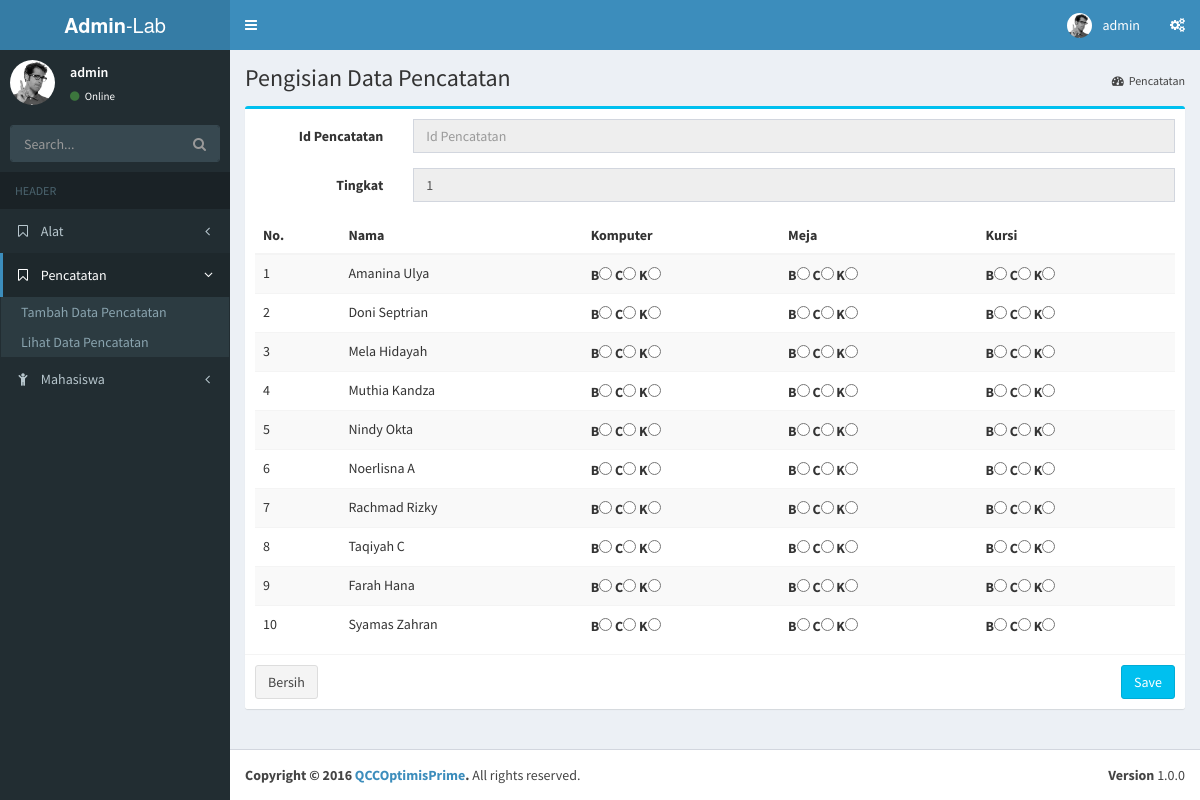
The page /production/detailpencatatan.php?tk=1 (signed in) on the database its author committed.
### tables this page shows
CREATE TABLE IF NOT EXISTS `alat` (
  `idalat` varchar(10) NOT NULL,
  `nama` varchar(50) NOT NULL
);

CREATE TABLE IF NOT EXISTS `mahasiswa` (
  `idmahasiswa` varchar(10) NOT NULL,
  `namamhs` varchar(50) NOT NULL,
  `jeniskelamin` varchar(20) NOT NULL,
  `notelp` varchar(15) NOT NULL,
  `email` varchar(50) NOT NULL,
  `alamat` varchar(100) NOT NULL,
  `tingkat` int(11) DEFAULT NULL
);

### production/detailpencatatan.php (the view, shortened to what this page needs)
<!DOCTYPE html>
<html>
<head>
  <link rel="stylesheet" href="../bower_components/bootstrap/dist/css/bootstrap.min.css">
  <link rel="stylesheet" href="../bower_components/font-awesome/css/font-awesome.min.css">
  <link rel="stylesheet" href="../bower_components/Ionicons/css/ionicons.min.css">
  <link rel="stylesheet" href="../dist/css/AdminLTE.min.css">
  <link rel="stylesheet" href="../dist/css/skins/skin-blue.min.css">
</head>
<body class="hold-transition skin-blue layout-boxed sidebar-mini">
<div class="wrapper">
  <header class="main-header">
    <a href="home.php" class="logo">
      <span class="logo-lg"><b>Admin</b>-Lab</span>
    </a>
    <nav class="navbar navbar-static-top" role="navigation">
      <a href="#" class="sidebar-toggle" data-toggle="push-menu" role="button">
      </a>
      <div class="navbar-custom-menu">
        <ul class="nav navbar-nav">
          <li class="dropdown user user-menu">
            <a href="#" class="dropdown-toggle" data-toggle="dropdown">
              <img src="../dist/img/user2-160x160.jpg" class="user-image" alt="User Image">
              <span class="hidden-xs"><?php echo $_SESSION['nama']; ?></span>
            </a>
          </li>
          <li>
            <a href="#" data-toggle="control-sidebar"><i class="fa fa-gears"></i></a>
          </li>
        </ul>
      </div>
    </nav>
  </header>
  <aside class="main-sidebar">
    <section class="sidebar">
      <div class="user-panel">
        <div class="pull-left image">
          <img src="../dist/img/user2-160x160.jpg" class="img-circle" alt="User Image">
        </div>
        <div class="pull-left info">
          <p><?php echo $_SESSION['nama']; ?></p>
          <a href="#"><i class="fa fa-circle text-success"></i> Online</a>
        </div>
      </div>
      <form action="#" method="get" class="sidebar-form">
        <div class="input-group">
          <input type="text" name="q" class="form-control" placeholder="Search...">
          <span class="input-group-btn">
              <button type="submit" name="search" id="search-btn" class="btn btn-flat"><i class="fa fa-search"></i>
              </button>
            </span>
        </div>
      </form>
      <ul class="sidebar-menu" data-widget="tree">
        <li class="header">HEADER</li>
        <li class="treeview">
          <a href="#"><i class="fa fa-bookmark-o"></i> <span>Alat</span>
            <span class="pull-right-container">
                <i class="fa fa-angle-left pull-right"></i>
              </span>
          </a>
        </li>
        <li class="treeview active">
          <a href="#"><i class="fa fa-bookmark-o"></i> <span>Pencatatan</span>
            <span class="pull-right-container">
                <i class="fa fa-angle-left pull-right"></i>
              </span>
          </a>
          <ul class="treeview-menu">
          <?php if($_SESSION['status']=='admin')
          {
            ?>
            <li><a href="pencatatan.php">Tambah Data Pencatatan</a></li>
            <?php
            }
            ?>
            <li><a href="viewpencatatan.php">Lihat Data Pencatatan</a></li>
          </ul>
        </li>
        <li class="treeview">
          <a href="#"><i class="fa fa-child"></i> <span>Mahasiswa</span>
            <span class="pull-right-container">
                <i class="fa fa-angle-left pull-right"></i>
              </span>
          </a>
        </li>
      </ul>
    </section>
  </aside>
  <div class="content-wrapper">
    <section class="content-header">
      <h1>
        Pengisian Data Pencatatan
      </h1>
      <ol class="breadcrumb">
        <li><a href="pencatatan.php"><i class="fa fa-dashboard"></i>Pencatatan</a></li>
      </ol>
    </section>
    <section class="content container-fluid">
        <div class="box box-info">
          <form onsubmit="return Validasi()" class="form-horizontal" name="formpencatatan" action="../model/detailinsert_db.php" method="post">
            <div class="box-body">
              <?php
              if(isset($_GET['tk']))
              {
                $idpencatatan=@$_GET['id'];
                $tingkat = @$_GET['tk'];
              }
              ?>
              <div class="form-group">
                <label class="col-sm-2 control-label">Id Pencatatan</label>
                <div class="col-sm-10">
                  <input id="idpencatatan" type="text" class="form-control" name="idpencatatan" placeholder="Id Pencatatan" value='<?php echo $idpencatatan ?>' readonly>
                </div>
              </div>
              <div class="form-group">
                <label class="col-sm-2 control-label">Tingkat</label>
                <div class="col-sm-10">
                  <input id="tingkat" type="text" class="form-control" name="tingkat" placeholder="Tingkat" value='<?php echo $tingkat ?>' readonly required>
                </div>
              </div>
              <table id="example2" class="table table-striped">
                <thead>
                <tr>
                  <th>
                    No.
                  </th>
                  <th>
                    Nama
                  </th>
                  <?php
                    $baris1=1;
                    $view1 = mysql_query("select * from Alat");
                    while($row1 = mysql_fetch_array($view1))
                    {
                      ?>
                      <th>
                        <?php echo $row1['nama']; ?>
                      </th>
                      <?php
                      $baris1++;
                    }
                  ?>
                </tr>
                </thead>
                <tbody>
                <?php
                  $baris = 1;
                  $view = mysql_query("select m.namamhs from Mahasiswa m where m.tingkat = $tingkat");
                  while($row = mysql_fetch_array($view))
                  {
                    ?>
                    <tr>
                      <td>
                        <?php echo $baris; ?>
                      </td>
                      <td>
                        <?php echo $row['namamhs']; ?>
                      </td>
                      <?php
                        for($i=1; $i<$baris1; $i++)
                        {
                          ?>
                          <th>
                            B<?php echo '<input id="kon'.$baris.$i.'" type="radio" name="kon'.$baris.$i.'" value="B">' ?>
                            C<?php echo '<input id="kon'.$baris.$i.'" type="radio" name="kon'.$baris.$i.'" value="C">' ?>
                            K<?php echo '<input id="kon'.$baris.$i.'" type="radio" name="kon'.$baris.$i.'" value="K">' ?>
                          </th>
                          <?php
                        }
                      ?>
                      </tr>
                      <?php
                      $baris ++;
                    }
                  ?>
                </tbody>
              </table>
            </div>
            <div class="box-footer">
              <button type="reset" class="btn btn-default">Bersih</button>
              <button type="submit" name="submit" class="btn btn-info pull-right">Save</button>
            </div>
          </form>
        </div>
    </section>
  </div>
  <footer class="main-footer">
    <div class="pull-right hidden-xs">
      <b>Version</b> 1.0.0
    </div>
    <strong>Copyright &copy; 2016 <a href="#">QCCOptimisPrime</a>.</strong> All rights reserved.
  </footer>
</div>
</body>
</html>

### rows shown on the page
alat: nama "Komputer"
alat: nama "Meja"
alat: nama "Kursi"
mahasiswa: namamhs "Amanina Ulya"
mahasiswa: namamhs "Doni Septrian"
mahasiswa: namamhs "Mela Hidayah"
mahasiswa: namamhs "Muthia Kandza"
mahasiswa: namamhs "Nindy Okta"
mahasiswa: namamhs "Noerlisna A"
mahasiswa: namamhs "Rachmad Rizky"
mahasiswa: namamhs "Taqiyah C"
mahasiswa: namamhs "Farah Hana"
mahasiswa: namamhs "Syamas Zahran"

### other values the page prints
$_SESSION['nama'] "admin"
